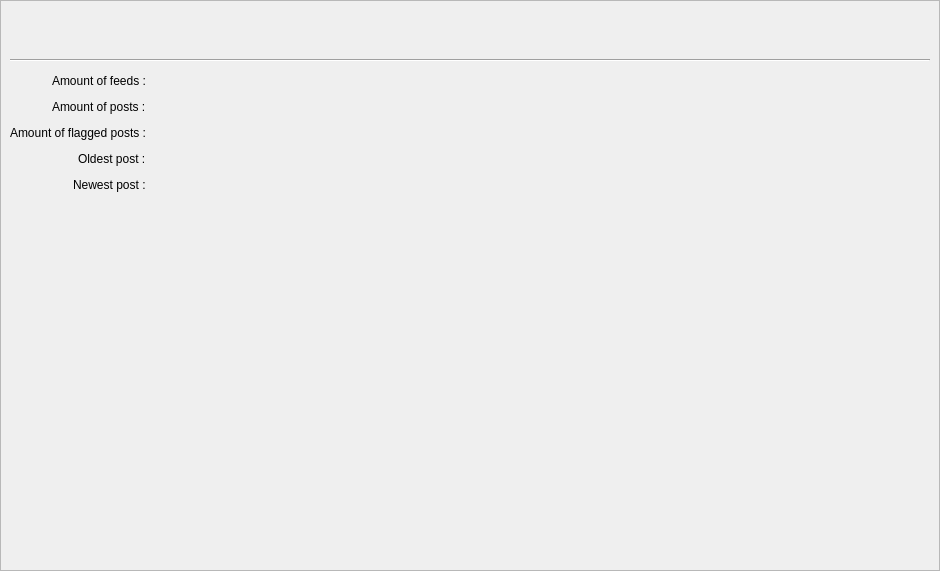
<?xml version="1.0" encoding="UTF-8"?>
<ui version="4.0">
 <class>WidgetPropertiesPaneFolder</class>
 <widget class="QWidget" name="WidgetPropertiesPaneFolder">
  <property name="geometry">
   <rect>
    <x>0</x>
    <y>0</y>
    <width>940</width>
    <height>571</height>
   </rect>
  </property>
  <property name="windowTitle">
   <string>Form</string>
  </property>
  <layout class="QVBoxLayout" name="verticalLayout_2">
   <property name="leftMargin">
    <number>0</number>
   </property>
   <property name="topMargin">
    <number>0</number>
   </property>
   <property name="rightMargin">
    <number>0</number>
   </property>
   <property name="bottomMargin">
    <number>0</number>
   </property>
   <item>
    <widget class="QFrame" name="frame">
     <property name="frameShape">
      <enum>QFrame::StyledPanel</enum>
     </property>
     <property name="frameShadow">
      <enum>QFrame::Raised</enum>
     </property>
     <layout class="QVBoxLayout" name="verticalLayout">
      <property name="spacing">
       <number>12</number>
      </property>
      <item>
       <widget class="QLabel" name="labelCaption">
        <property name="font">
         <font>
          <pointsize>25</pointsize>
         </font>
        </property>
        <property name="text">
         <string notr="true"> </string>
        </property>
       </widget>
      </item>
      <item>
       <widget class="Line" name="line">
        <property name="orientation">
         <enum>Qt::Horizontal</enum>
        </property>
       </widget>
      </item>
      <item>
       <layout class="QFormLayout" name="formLayout">
        <property name="labelAlignment">
         <set>Qt::AlignRight|Qt::AlignTrailing|Qt::AlignVCenter</set>
        </property>
        <item row="0" column="0">
         <widget class="QLabel" name="labelFeedCount">
          <property name="text">
           <string>Amount of feeds :</string>
          </property>
         </widget>
        </item>
        <item row="0" column="1">
         <widget class="QLabel" name="labelFeedCountValue">
          <property name="text">
           <string notr="true"/>
          </property>
         </widget>
        </item>
        <item row="1" column="0">
         <widget class="QLabel" name="labelPostCount">
          <property name="text">
           <string>Amount of posts :</string>
          </property>
         </widget>
        </item>
        <item row="1" column="1">
         <widget class="QLabel" name="labelPostCountValue">
          <property name="text">
           <string notr="true"/>
          </property>
         </widget>
        </item>
        <item row="2" column="0">
         <widget class="QLabel" name="labelFlaggedPostCount">
          <property name="text">
           <string>Amount of flagged posts :</string>
          </property>
         </widget>
        </item>
        <item row="2" column="1">
         <widget class="QLabel" name="labelFlaggedPostCountValue">
          <property name="text">
           <string notr="true"/>
          </property>
         </widget>
        </item>
        <item row="3" column="0">
         <widget class="QLabel" name="labelOldestPost">
          <property name="text">
           <string>Oldest post :</string>
          </property>
         </widget>
        </item>
        <item row="3" column="1">
         <widget class="QLabel" name="labelOldestPostValue">
          <property name="text">
           <string notr="true"/>
          </property>
         </widget>
        </item>
        <item row="4" column="0">
         <widget class="QLabel" name="labelNewestPost">
          <property name="text">
           <string>Newest post :</string>
          </property>
         </widget>
        </item>
        <item row="4" column="1">
         <widget class="QLabel" name="labelNewestPostValue">
          <property name="text">
           <string notr="true"/>
          </property>
         </widget>
        </item>
       </layout>
      </item>
      <item>
       <spacer name="verticalSpacer">
        <property name="orientation">
         <enum>Qt::Vertical</enum>
        </property>
        <property name="sizeHint" stdset="0">
         <size>
          <width>20</width>
          <height>40</height>
         </size>
        </property>
       </spacer>
      </item>
     </layout>
    </widget>
   </item>
  </layout>
 </widget>
 <resources/>
 <connections/>
</ui>
